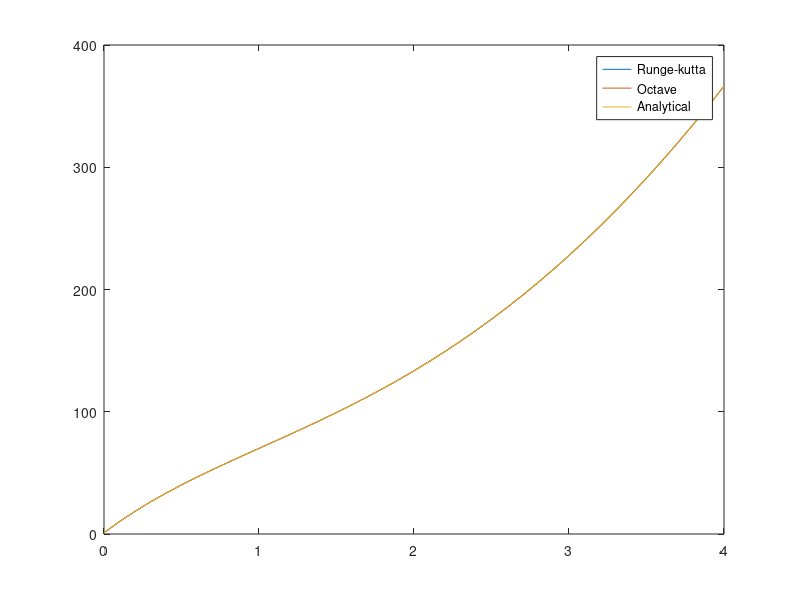
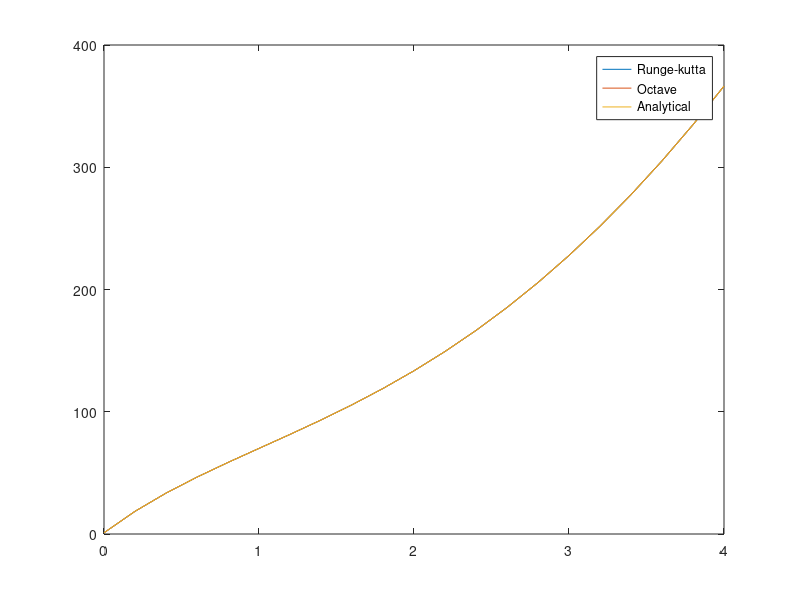
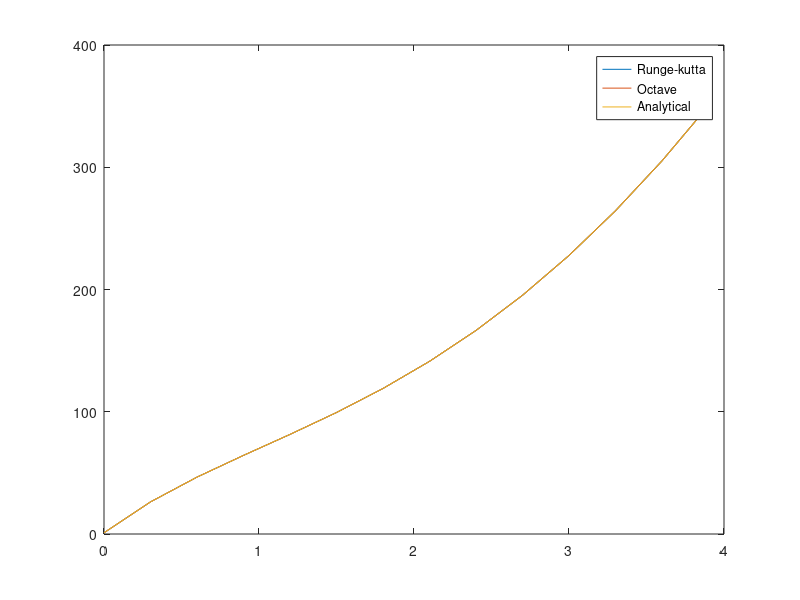
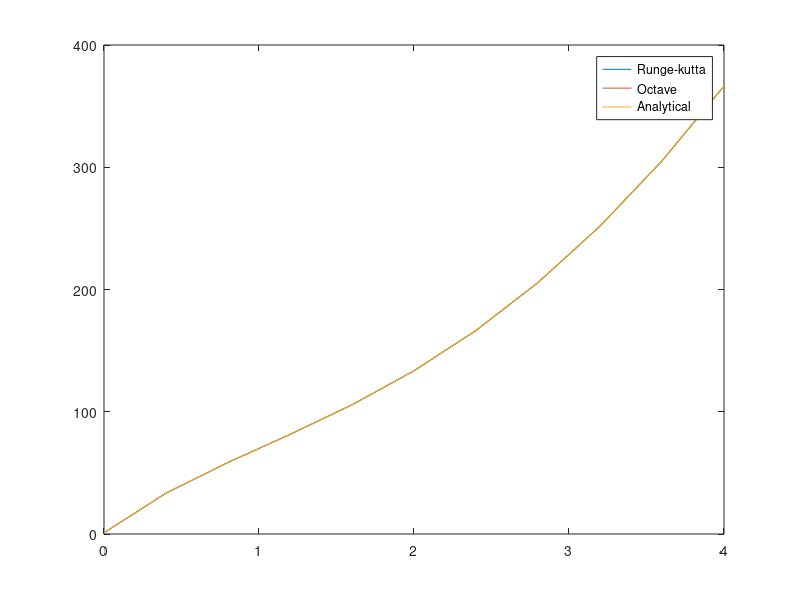

Reproduce these figures in MATLAB, in order.
h = 0.1:0.1:1; % Steps size

errors = zeros(1, length(h));

% Runge-Kutta
function result = f(y, x)
    result = -y + 26*x.^2 + 4*x + 97;
endfunction


function f = f_(x)
    f = -144 * exp(-x) + 26*x.^2-48*x +145;
endfunction

_k1 = @(x,y) -y+26*x.^2+4*x+97;
_k2 = @(x,y,h) _k1(x+h/2,y+(_k1(x,y)*h/2));
_k3 = @(x,y,h) _k1(x+h/2,y+(_k2(x,y,h)*h/2));
_k4 = @(x,y,h) _k1(x+h,y+h*_k3(x,y,h));

for j=1:length(h)
    x = 0:h(j):4; % array of 0.0, 0.1, 0.2 .. 3.9, 4.0
    F_ = -144 * exp(-x) + 26*x.^2-48*x +145; % Analytical solution of the ODE
    y = zeros(1, length(x)); % array of 1, 0, 0, 0
    y(1) = 1; % Initial value
    y_lsode = lsode(@f, 1, x);
    for i=1:length(x)-1
        y(i+1)=y(i)+1/6*h(j)*(_k1(x(i),y(i))+2*_k2(x(i),y(i),h(j))+2*_k3(x(i),y(i),h(j))+_k4(x(i),y(i),h(j)));
    end
    errors(j) = sum(abs(y - transpose(y_lsode)))/length(x);
    disp(errors(j))
    figure(j)
    plot(
        x, y, ";Runge-kutta;",
        x, y_lsode, ";Octave;",
        x, F_, ";Analytical;"
    )
 
end

figure(11);
disp(errors);
plot(h, errors);
